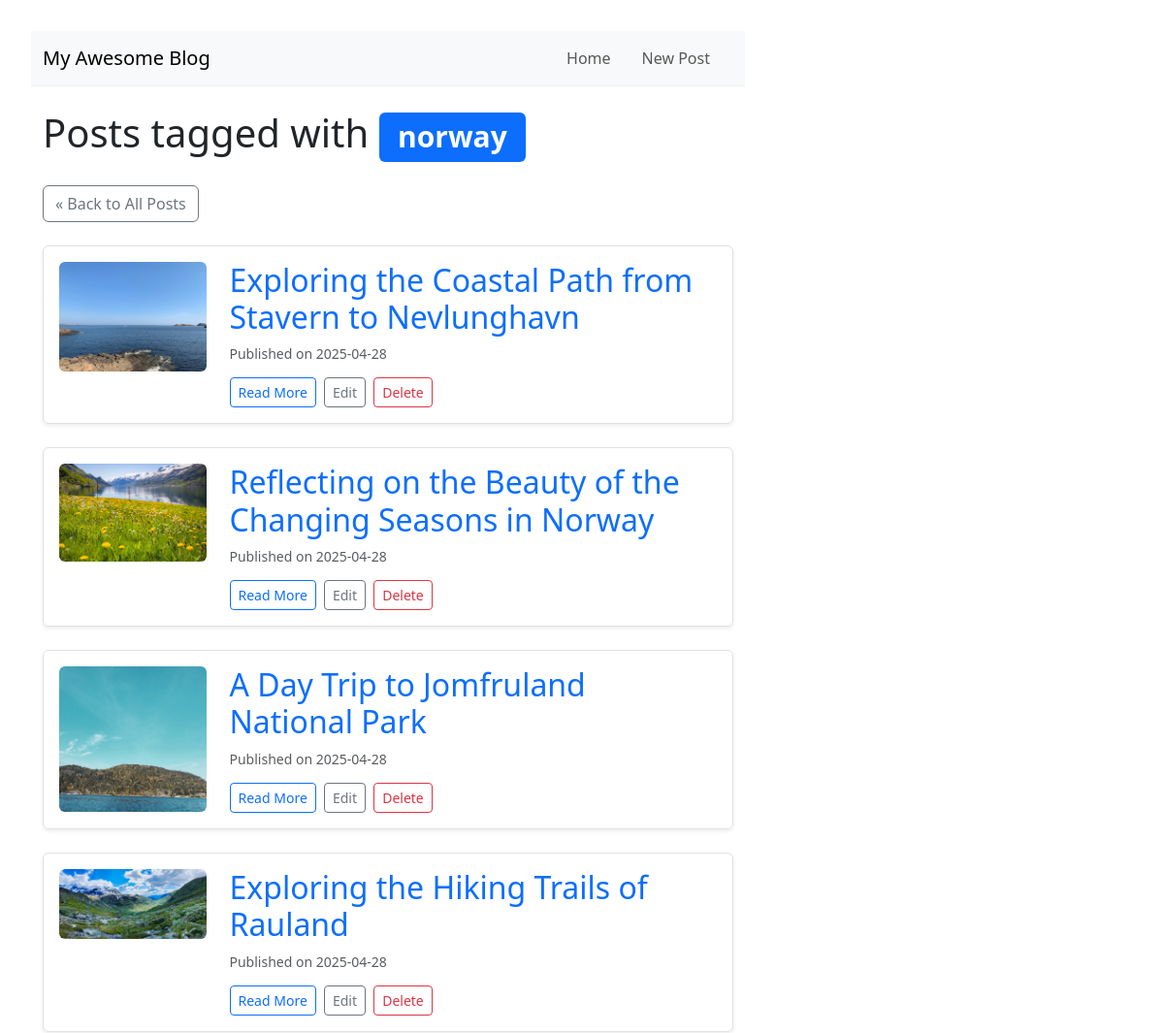
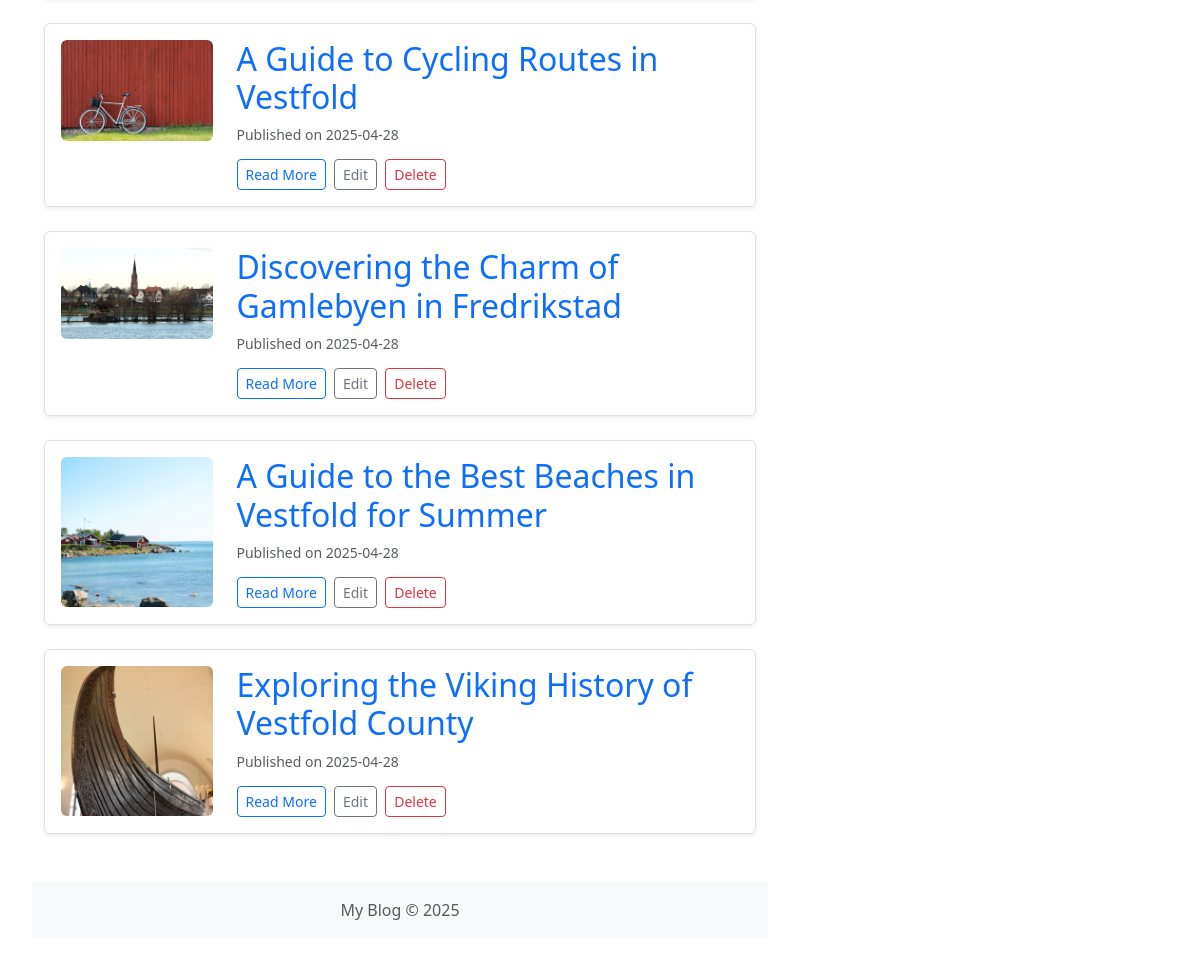
The page /tag/norway on the database its author committed (2 pictures, top to bottom).
### tables this page shows
CREATE TABLE posts (
    id INTEGER PRIMARY KEY AUTOINCREMENT, -- Unique identifier for each post
    title TEXT NOT NULL,                  -- Title of the blog post
    content TEXT NOT NULL,                -- Main body/content of the post
    published_date TIMESTAMP NOT NULL DEFAULT CURRENT_TIMESTAMP, -- When the post was created/published
    image_filename TEXt NULL               -- images 
);

### app.py (the view)
@app.route('/tag/<string:tag_name>')
def posts_by_tag(tag_name):
    try:
        posts = db.get_posts_by_tag(tag_name)
        return render_template('tag_posts.html', tag_name=tag_name, posts=posts)
    except Exception as e:
        app.logger.error(f"Error fetching posts for tag '{tag_name}': {e}")
        return "<h1>An error occurred fetching posts for this tag.</h1>", 500

### app.py (called while the page is built)
@app.context_processor
def inject_now():
    return {'now': datetime.datetime.now(timezone.utc)}

### db.py (called while the page is built)
def get_db():
    if 'db' not in g:
        db_path = current_app.config.get('DATABASE', DEFAULT_DATABASE_PATH)
        try:
            g.db = sqlite3.connect(
                db_path,
                detect_types=sqlite3.PARSE_DECLTYPES | sqlite3.PARSE_COLNAMES
            )
            g.db.row_factory = sqlite3.Row # Keep using Row factory
        except sqlite3.Error as e:
            current_app.logger.error(f"Database connection failed for {db_path}: {e}")
            raise e # Or handle more gracefully
    return g.db

def get_posts_by_tag(tag_name):
    conn = get_db()
    try:
        posts = conn.execute("""
            SELECT p.id, p.title, p.content, p.published_date, p.image_filename -- Add image_filename
            FROM posts p
            JOIN post_tags pt ON p.id = pt.post_id
            JOIN tags t ON pt.tag_id = t.id
            WHERE t.name = ?
            ORDER BY p.published_date DESC
        """, (tag_name,)).fetchall()
        return posts
    except sqlite3.Error as e:
        current_app.logger.error(f"DB error in get_posts_by_tag for tag '{tag_name}': {e}")
        return []

### templates/tag_posts.html (shortened to what this page needs)
{% extends 'base.html' %}
{% block content %}
    <h1 class="mb-4">Posts tagged with <span class="badge bg-primary">{{ tag_name }}</span></h1>
    <a href="{{ url_for('index') }}" class="btn btn-outline-secondary mb-4">&laquo; Back to All Posts</a>
    {% if posts %}
        {% for post in posts %}
        <article class="post-summary mb-4 p-3 border rounded shadow-sm">
            <div class="row">
                {% if post.image_filename %}
                <div class="col-md-3 mb-3 mb-md-0">
                    <a href="{{ url_for('post', post_id=post.id) }}">
                        <img src="{{ url_for('static', filename=post.image_filename) }}" alt="{{ post.title }}" class="img-fluid rounded" style="max-height: 150px; object-fit: cover; width: 100%;">
                    </a>
                </div>
                <div class="col-md-9">
                {% else %}
                <div class="col-md-12">
                {% endif %}
                    <h2><a href="{{ url_for('post', post_id=post.id) }}" class="text-decoration-none">{{ post.title }}</a></h2>
                    <p class="post-meta text-muted small">
                        Published on {{ post.published_date.strftime('%Y-%m-%d') }}
                    </p>
                    <div class="post-actions mt-2">
                        <a href="{{ url_for('post', post_id=post.id) }}" class="btn btn-sm btn-outline-primary me-1">Read More</a>
                        <a href="{{ url_for('edit_post', post_id=post.id) }}" class="btn btn-sm btn-outline-secondary me-1">Edit</a>
                        <form action="{{ url_for('delete_post_route', post_id=post.id) }}" method="post" style="display: inline;" onsubmit="return confirm('Are you sure you want to delete this post?');">
                            <button type="submit" class="btn btn-sm btn-outline-danger">Delete</button>
                        </form>
                    </div>
                </div>
            </div>
        </article>
        {% endfor %}
    {% else %}
        <div class="alert alert-info">
            No posts found with the tag "{{ tag_name }}".
        </div>
    {% endif %}
{% endblock %}

### static/style.css (style rules this page uses)
body { font-family: -apple-system, BlinkMacSystemFont, "Segoe UI", Roboto, "Helvetica Neue", Arial, sans-serif; line-height: 1.6; margin: 0 auto; max-width: 800px; padding: 2em; color: #333; background-color: #fdfdfd; }
h1, h2 { color: #2a2a2a; margin-bottom: 0.5em; }
h1 { font-size: 2.5em; }
h2 { font-size: 1.8em; }
article { border-bottom: 1px solid #eee; padding-bottom: 1.5em; margin-bottom: 1.5em; }
article:last-of-type { border-bottom: none; }
.post-meta { color: #666; font-size: 0.9em; margin-bottom: 1em; }
form button { padding: 10px 15px; background-color: #28a745; color: white; border: none; border-radius: 4px; cursor: pointer; font-size: 1em; }

### rows shown on the page
posts: image_filename (picture), title "Exploring the Coastal Path from Stavern to Nevlunghavn", published_date "2025-04-28"
posts: image_filename (picture), title "Reflecting on the Beauty of the Changing Seasons in Norway", published_date "2025-04-28"
posts: image_filename (picture), title "A Day Trip to Jomfruland National Park", published_date "2025-04-28"
posts: image_filename (picture), title "Exploring the Hiking Trails of Rauland", published_date "2025-04-28"
posts: image_filename (picture), title "A Guide to Cycling Routes in Vestfold", published_date "2025-04-28"
posts: image_filename (picture), title "Discovering the Charm of Gamlebyen in Fredrikstad", published_date "2025-04-28"
posts: image_filename (picture), title "A Guide to the Best Beaches in Vestfold for Summer", published_date "2025-04-28"
posts: image_filename (picture), title "Exploring the Viking History of Vestfold County", published_date "2025-04-28"

### other values the page prints
{{ tag_name }} "norway"
